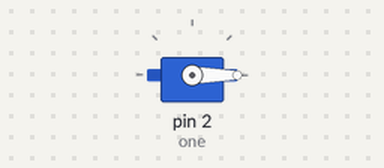
Bench run of a sketch on a simulated Arduino Uno, built with avr-gcc and run on an emulated ATmega328P. On the bench: servo.

Above: at 0.05 s.
At 10.0 s:
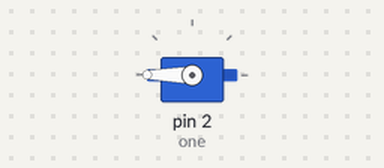
Timing chart, 0 to 13.0 s (numbered marks = the images above):
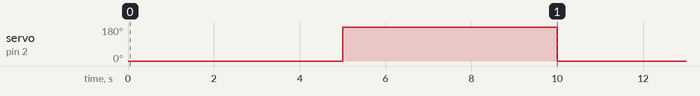

Measured:
- by itself, servo on pin 2 (one): alternates 180° for 5.0 s and 0° for 5.0 s

The sketch:

Servo_from_Zero_To_180.ino
```cpp
#include <Servo.h>
Servo one;
void setup() {
  // put your setup code here, to run once:
one.attach(2);
}

void loop() {
  // put your
  one.write(0);
  delay(5000);
  one.write(180);
  delay(5000);
}
```
